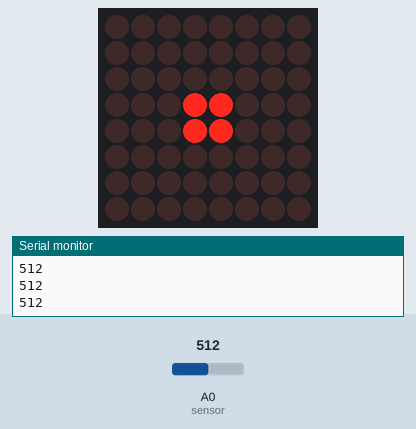
The sketch below on a simulated Arduino Uno, built with avr-gcc and run on an emulated ATmega328P. Parts: 8×8 LED matrix, the last lines printed to the serial monitor. The test bench sets the inputs (shaded band); at power-on: A0 (sensor) = 512.

Above: at 1.2 s.
1.3 s: A0 (sensor) set to 716
At 2.5 s:
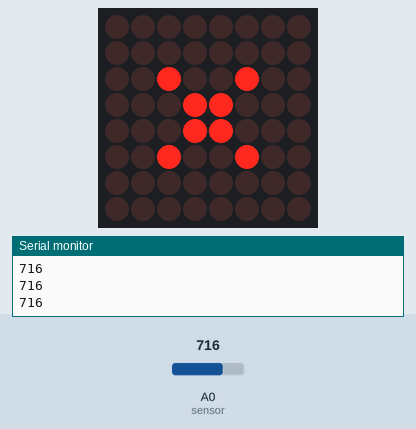
2.8 s: A0 (sensor) set to 900
At 3.9 s:
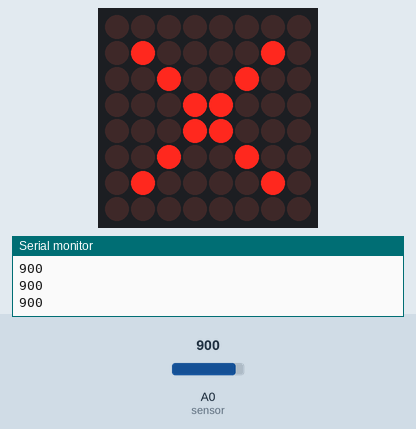
4.3 s: A0 (sensor) set to 1023
At 5.3 s:
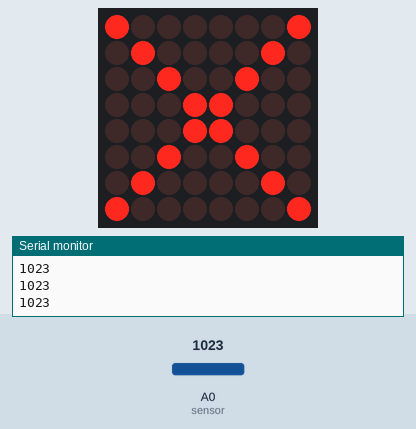
5.8 s: A0 (sensor) set to 583
7.3 s: A0 (sensor) set to 554
At 7.7 s:
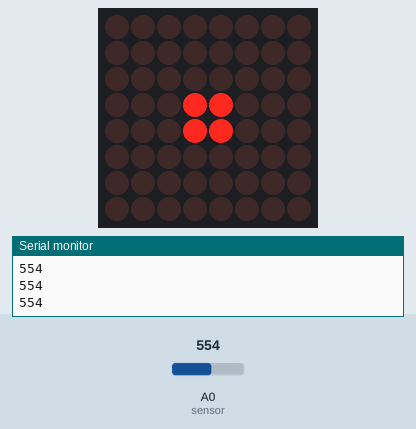
10.3 s: A0 (sensor) set to 306
At 10.8 s:
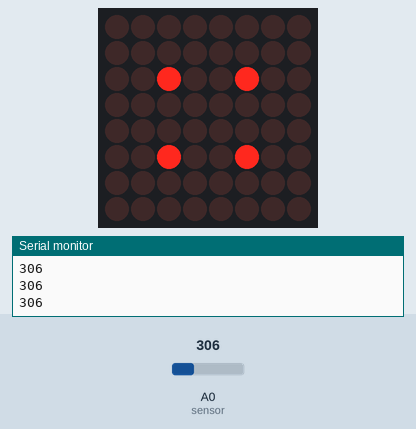
Timing chart, 0 to 12.8 s (numbered marks = the images above; inputs shaded):
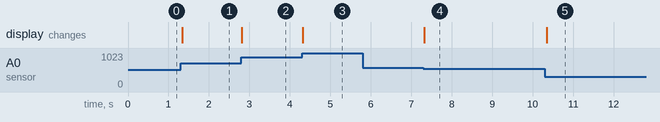

Measured:
- the behaviour switches between 572 and 571 on A0 (sensor) (found by bisection; images 3 and 4)
- after the input at 1.3 s, the display: changes at once (image 1)
- after the input at 2.8 s, the display: changes at once (image 2)
- after the input at 4.3 s, the display: changes at once (image 3)
- after the input at 7.3 s, the display: changes at once (image 4)
- after the input at 10.3 s, the display: changes at once (image 5)

The sketch:

7c.ino
```cpp
#include "LedControl.h"
/*
DIN connects to pin 12 CLK connects to pin 11 CS connects to pin 10
*/
LedControl lc = LedControl(12,11,10,1); // create a new LedControl object
void setup() {
  lc.shutdown(0,false);// Turn matrix on, no power saving
  lc.setIntensity(0,8); // Set brightness to a medium value
  lc.clearDisplay(0); // Clear the display
  Serial.begin(9600);
}
void loop(){
 int sensorValue = analogRead(A0); // read sensor, 0-1023
  Serial.println(sensorValue);
  sensorValue = map(sensorValue, 0, 1000, 0, 7); // remap the value 0-7. (1000 eliminates noise)
  if(sensorValue <4){
    lc.clearDisplay(0); // Clear the display
  }
  lc.setLed(0, sensorValue,sensorValue, 1);
  lc.setLed(0, 7-sensorValue,sensorValue, 1);
  lc.setLed(0, 7-sensorValue, 7-sensorValue, 1);
  lc.setLed(0, sensorValue, 7-sensorValue, 1);
  delay(20);
}
```
